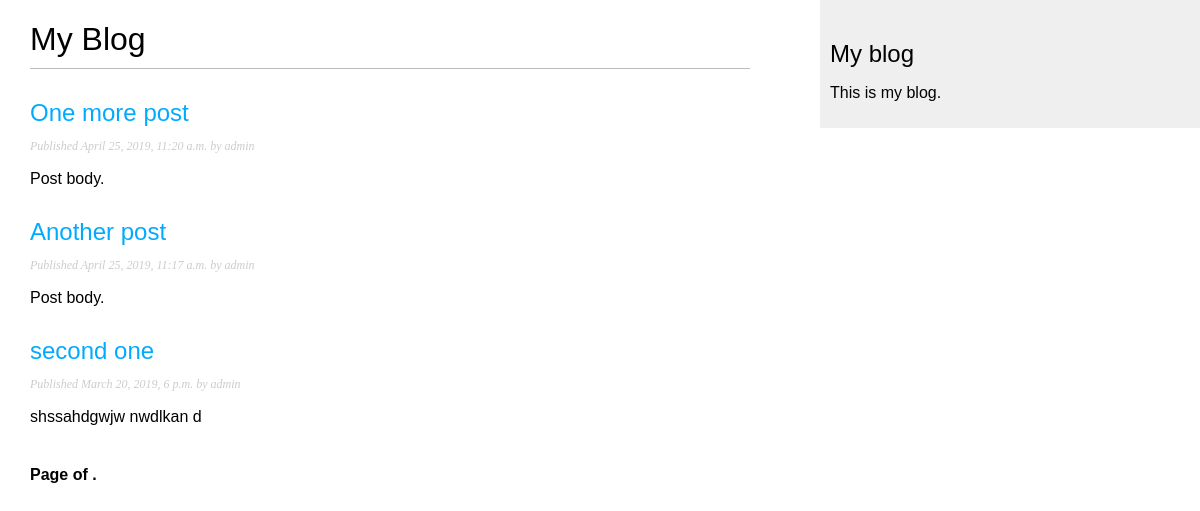
Screenshot of /blog/ with the database file from the repository.
### blog/models.py (models this page shows, shortened)
class Post(models.Model):
    STATUS_CHOICES = (
        ('draft', 'Draft'),
        ('published', 'Published'),
    )
    title = models.CharField(max_length=250)
    slug = models.SlugField(max_length=250,
                            unique_for_date='publish')
    author = models.ForeignKey(User,
                               on_delete=models.CASCADE,
                               related_name='blog_posts')
    body = models.TextField()
    publish = models.DateTimeField(default=timezone.now)
    created = models.DateTimeField(auto_now_add=True)
    updated = models.DateTimeField(auto_now=True)
    status = models.CharField(max_length=10,
                              choices=STATUS_CHOICES,
                              default='draft')
    class Meta:
        ordering = ('-publish',)
    objects = models.Manager() # Менеджер по умолчанию.
    published = PublishedManager() # Наш пользовательский менеджер.
    def get_absolute_url(self):
        return reverse('blog:post_detail',
                       args=[self.publish.year,
                             self.publish.month,
                             self.publish.day,
                             self.slug])

### blog/views.py (the view)
# urls.py: path('', views.post_list, name='post_list'),
def post_list(request):
    object_list = Post.published.all()
    paginator = Paginator(object_list, 3) # по 3 поста на каждой странице
    page = request.GET.get('page')
    try:
        posts = paginator.page(page)
    except PageNotAnInteger:
        posts = paginator.page(1)
    except EmptyPage:
        posts = paginator.page(paginator.num_pages)
    return render(request,
                  'blog/post/list.html',
                  {'page': page,
                   'posts': posts})

### blog/models.py (called while the page is built)
    def get_queryset(self):
        return super(PublishedManager,
                     self).get_queryset().filter(status='published')

### blog/templates/blog/post/list.html (shortened to what this page needs)
{% extends "blog/base.html" %}
{% block content %}
  <h1>My Blog</h1>
  {% for post in posts %}
    <h2>
      <a href="{{ post.get_absolute_url }}">
        {{ post.title }}
      </a>
    </h2>
    <p class="date">
      Published {{ post.publish }} by {{ post.author }}
    </p>
    {{ post.body|truncatewords:30|linebreaks }}
  {% endfor %}
  {% include "pagination.html" with page=page_obj %}
{% endblock %}

### blog/templates/blog/base.html (shortened to what this page needs)
{% load static %}
<!DOCTYPE html>
<html>
<head>
  <link href="{% static "css/blog.css" %}" rel="stylesheet">
</head>
<body>
  <div id="content">
    {% block content %}
    {% endblock %}
  </div>
  <div id="sidebar">
    <h2>My blog</h2>
      <p>This is my blog.</p>
  </div>
</body>
</html>

### blog/templates/pagination.html (shortened to what this page needs)
<div class="pagination">
    <span class="step-links">
      <span class="current">
        Page {{ page.number }} of {{ page.paginator.num_pages }}.
      </span>
      </span>
    </div>

### blog/static/css/blog.css (style rules this page uses)
body { margin:0; padding:0; font-family:helvetica, sans-serif; }
a { color:#00abff; text-decoration:none; }
h1 { font-weight:normal; border-bottom:1px solid #bbb; padding:0 0 10px 0; }
h2 { font-weight:normal; margin:30px 0 0; }
#content { float:left; width:60%; padding:0 0 0 30px; }
#sidebar { float:right; width:30%; padding:10px; background:#efefef; height:100%; }
p.date { color:#ccc; font-family: georgia, serif; font-size: 12px; font-style: italic; }
.pagination { margin:40px 0; font-weight:bold; }

### rows the page displays
Post: title "One more post", publish "April 25, 2019, 11:20 a.m.", author "admin", body "Post body."
Post: title "Another post", publish "April 25, 2019, 11:17 a.m.", author "admin", body "Post body."
Post: title "second one", publish "March 20, 2019, 6 p.m.", author "admin", body "shssahdgwjw nwdlkan d"
